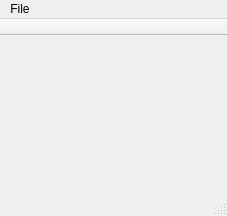
<?xml version="1.0" encoding="UTF-8"?>
<ui version="4.0">
 <class>MainWindow</class>
 <widget class="QMainWindow" name="MainWindow">
  <property name="geometry">
   <rect>
    <x>0</x>
    <y>0</y>
    <width>227</width>
    <height>216</height>
   </rect>
  </property>
  <property name="windowTitle">
   <string>MainWindow</string>
  </property>
  <widget class="QWidget" name="centralWidget"/>
  <widget class="QMenuBar" name="menuBar">
   <property name="geometry">
    <rect>
     <x>0</x>
     <y>0</y>
     <width>227</width>
     <height>27</height>
    </rect>
   </property>
   <widget class="QMenu" name="menuFile">
    <property name="title">
     <string>File</string>
    </property>
    <addaction name="actionLoad_Rom"/>
   </widget>
   <addaction name="menuFile"/>
  </widget>
  <widget class="QToolBar" name="mainToolBar">
   <property name="enabled">
    <bool>true</bool>
   </property>
   <property name="movable">
    <bool>false</bool>
   </property>
   <attribute name="toolBarArea">
    <enum>TopToolBarArea</enum>
   </attribute>
   <attribute name="toolBarBreak">
    <bool>false</bool>
   </attribute>
  </widget>
  <widget class="QStatusBar" name="statusBar"/>
  <action name="actionLoad_Rom">
   <property name="text">
    <string>Load Rom</string>
   </property>
  </action>
 </widget>
 <layoutdefault spacing="6" margin="11"/>
 <resources/>
 <connections>
  <connection>
   <sender>actionLoad_Rom</sender>
   <signal>triggered()</signal>
   <receiver>MainWindow</receiver>
   <slot>loadRom()</slot>
   <hints>
    <hint type="sourcelabel">
     <x>-1</x>
     <y>-1</y>
    </hint>
    <hint type="destinationlabel">
     <x>199</x>
     <y>149</y>
    </hint>
   </hints>
  </connection>
 </connections>
 <slots>
  <slot>loadRom()</slot>
 </slots>
</ui>
